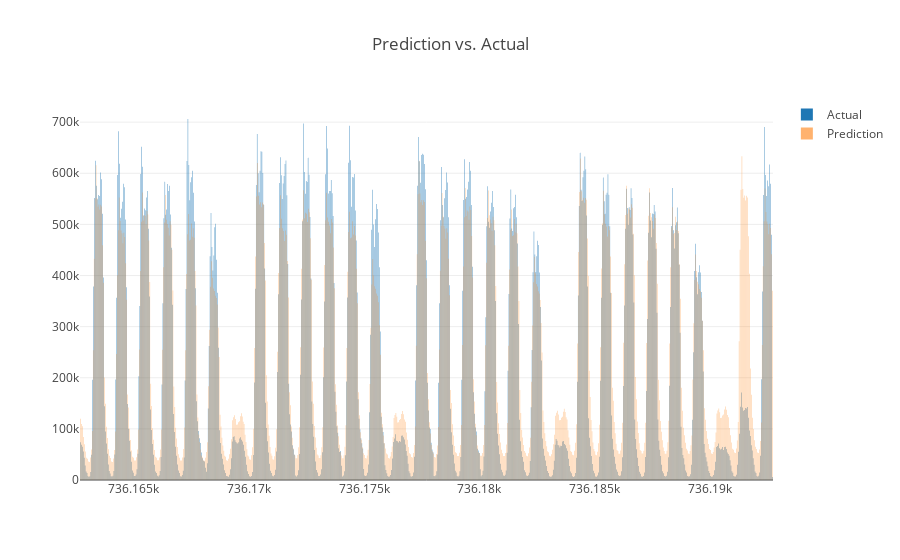

The notebook cell saved with this chart:
### Code cell
# Generate chart with predicitons based on test data (using plotly)
print("Plotly version", __version__) # requires plotly version >= 1.9.0
init_notebook_mode(connected=True)

set1 = go.Bar(
    x=results["dateFrac"],
    y=results["cnt"],
#    marker=dict(color='blue'),
    name='Actual'
)
set2 = go.Bar(
    x=results["dateFrac"],
    y=results["predHourWeek"],
#    marker=dict(color='crimson'),
    opacity=0.6,
    name='Prediction'
)
barData = [set1, set2]
barLayout = go.Layout(barmode='group', title="Prediction vs. Actual")

fig = go.Figure(data=barData, layout=barLayout)
iplot(fig)

### Figure 1 — Plotly figure (JSON) as saved in the notebook; plotly's stock layout.template omitted (floating-point values rounded to 4 significant figures; data arrays with more than 128 entries replaced by an {"elided": "..."} marker saying what was removed)
{"data": [{"name": "Actual", "type": "bar", "x": {"elided": "721 float values"}, "y": {"elided": "721 int values"}}, {"name": "Prediction", "opacity": 0.6, "type": "bar", "x": {"elided": "721 float values"}, "y": {"elided": "721 int values"}}], "layout": {"barmode": "group", "title": "Prediction vs. Actual"}}
